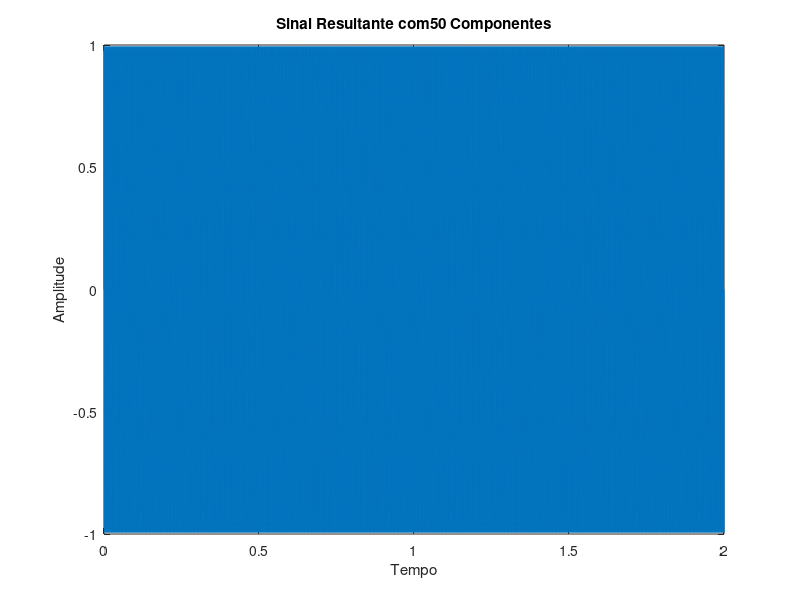
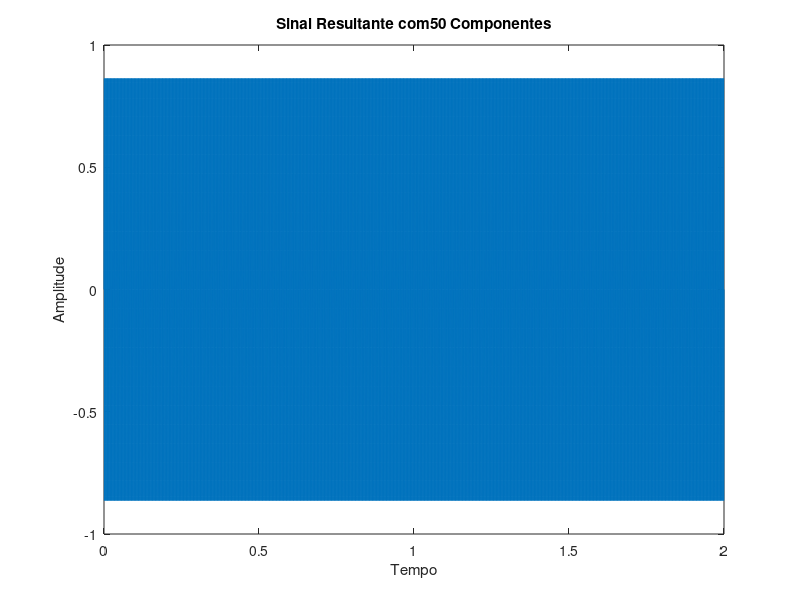

Reproduce these figures in MATLAB, in order.
%% FFT EXAMPLE 2

clear;
clc;
format long g;

%% CREATE SIGNAL

% Vetor de Tempo
Fs = 10000;
dt = 1/Fs;
T = 2;
t = 0:dt:T;
L = length(t);

% Inicializa sinal de saida
y_quad = zeros(1,L);
y_tri = zeros(1,L);

f1 = 400;
w1 = 2*pi*f1;

% Quantidade de componentes na aproximacao
J = 50;

for k = 0:J-1
    y_quad = y_quad + (4/((2*k+1)*pi))*sin((2*k+1)*w1*t);
end

for k = 1:J
    y_tri = y_tri + ((-1)^(k+1))*(2/(k*pi))*sin(k*w1*t);
end

% Mostra sinal resultante
figure;
plot(t,y_quad)
str = strcat('Sinal Resultante com ',int2str(J),' Componentes');
title(str)
xlabel('Tempo')
ylabel('Amplitude')

figure;
plot(t,y_tri)
str = strcat('Sinal Resultante com ',int2str(J),' Componentes');
title(str)
xlabel('Tempo')
ylabel('Amplitude')

%% SOUND

% sound(y_quad,Fs);
% sound(y_tri,Fs);

%% END